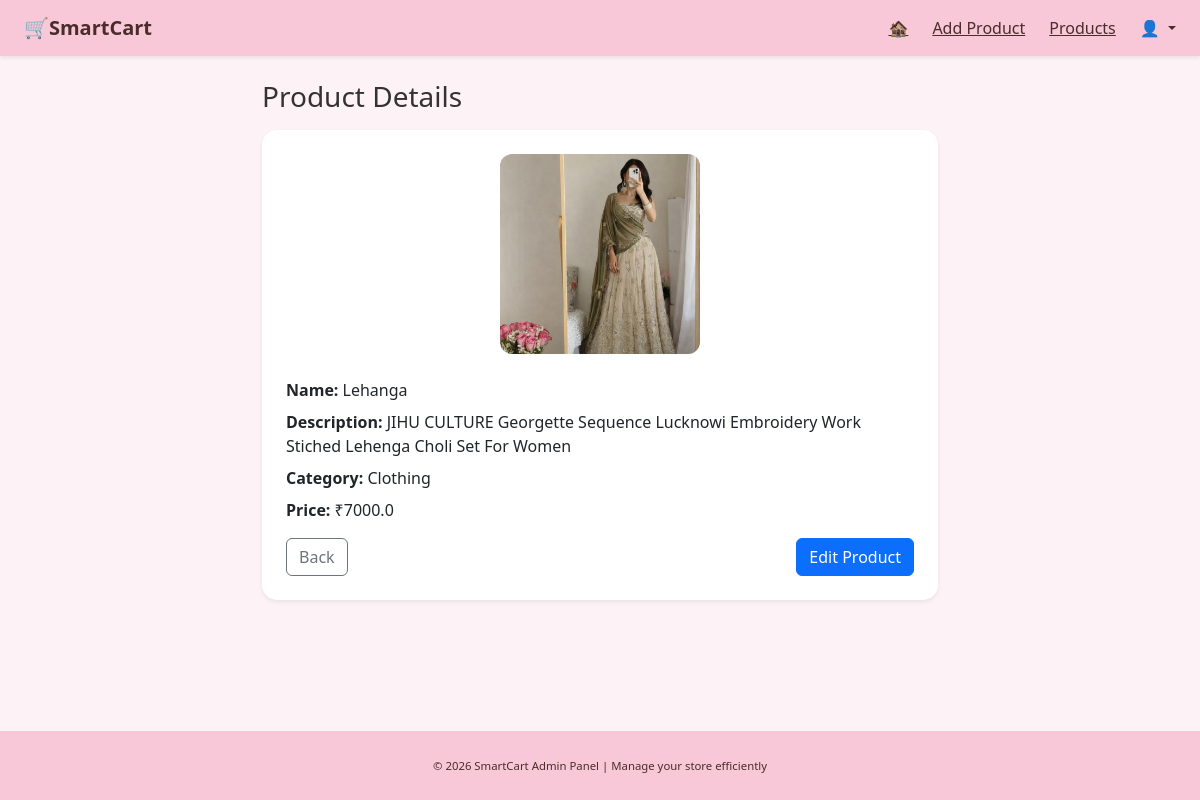
/admin/view-item/1 (signed in), run on the app's committed database.
### tables this page shows
CREATE TABLE products (
    product_id INTEGER PRIMARY KEY AUTOINCREMENT,
    name TEXT,
    description TEXT,
    category TEXT,
    price REAL,
    image TEXT,
    admin_id INTEGER,
    FOREIGN KEY (admin_id) REFERENCES admin(admin_id)
);

### app.py (the view)
@app.route('/admin/view-item/<int:item_id>')
def view_item(item_id):
    if 'admin_id' not in session:
        return redirect('/admin-login')
    conn = get_db_connection()
    cursor = conn.cursor()
    cursor.execute("SELECT * FROM products WHERE product_id=? AND admin_id=?",
                   (item_id, session['admin_id']))
    product = cursor.fetchone()
    cursor.close()
    conn.close()
    if not product:
        flash("Not authorized!", "danger")
        return redirect('/admin/item-list')
    return render_template("admin/view_item.html", product=product)

### app.py (called while the page is built)
def get_db_connection():
    conn = sqlite3.connect(config.DATABASE)
    conn.row_factory = sqlite3.Row
    return conn

@app.context_processor
def cart_count():
    cart = session.get('cart', {})
    return dict(cart_count=len(cart))

### templates/admin/view_item.html
{% extends 'base.html' %}
{% block content %}
<div class="container mt-4" style="max-width:700px;">
    <h3 class="mb-3">Product Details</h3>
    <div class="card p-4 shadow-sm" style="border-radius:15px;">
        <div class="text-center mb-4">
            <img src="/static/uploads/product_images/{{ product.image }}"
                 style="width:200px; height:200px; object-fit:cover; border-radius:12px;">
        </div>
        <div class="mb-2">
            <strong>Name:</strong> {{ product.name }}
        </div>
        <div class="mb-2">
            <strong>Description:</strong> {{ product.description }}
        </div>
        <div class="mb-2">
            <strong>Category:</strong> {{ product.category }}
        </div>
        <div class="mb-3">
            <strong>Price:</strong> ₹{{ product.price }}
        </div>
        <div class="d-flex justify-content-between">
            <a href="/admin/item-list" class="btn btn-outline-secondary">Back</a>
            <a href="/admin/update-item/{{ product.product_id }}" class="btn btn-primary">
                Edit Product
            </a>
        </div>
    </div>
</div>
{% endblock %}

### static/css/style.css (style rules this page uses)
body { background-color: #fdf2f5; font-family: 'Segoe UI', sans-serif; color: #333; display: flex; flex-direction: column; min-height: 100vh; }
.card { border: none; border-radius: 15px; }

### data on the page
products: image (picture), name "Lehanga", description "JIHU CULTURE Georgette Sequence Lucknowi Embroidery Work Stiched Lehenga Choli Set For Women", category "Clothing", price "7000.0"
